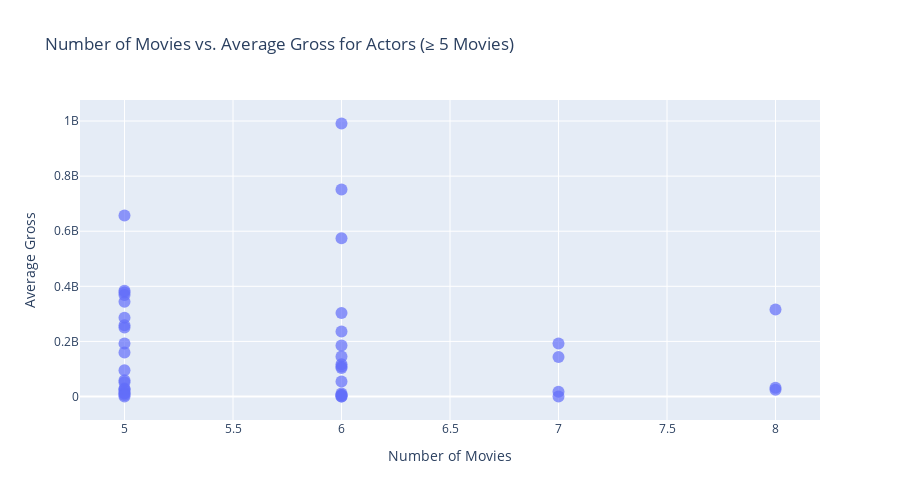

Source (notebook cell):
### Code cell
import plotly.express as px

actor_stats = movies.groupby('actor_1_name').agg(
    num_movies=('movie_title', 'count'),
    avg_gross=('gross', 'mean'),
    movie_titles=('movie_title', lambda x: ', '.join(x.dropna()))
).reset_index()


actor_stats_filtered = actor_stats[actor_stats['num_movies'] >= 5]

fig = px.scatter(
    actor_stats_filtered,
    x='num_movies',
    y='avg_gross',
    hover_name='actor_1_name',
    hover_data={'movie_titles': True},
    title='Number of Movies vs. Average Gross for Actors (≥ 5 Movies)',
    labels={'num_movies': 'Number of Movies', 'avg_gross': 'Average Gross', 'movie_titles': 'Movies'},
    opacity=0.7
)
fig.update_traces(marker=dict(size=12))
fig.update_layout(height=500)
fig.show()

### Figure 1 — Plotly figure (JSON) as saved in the notebook; plotly's stock layout.template omitted (floating-point values rounded to 4 significant figures)
{"data": [{"customdata": [["Megalopolis, 65, Ferrari, Marriage Story, The Report, The Man Who Killed Don Quixote, Paterson"], ["Shaitaan, Drishyam 2, Raid, Golmaal Again, Baadshaho"], ["Thunivu, Valimai, Vivegam, Yennai Arindhaal, Vedalam"], ["Bade Miyan Chote Miyan, Sooryavanshi, Housefull 4, Pad Man, Jolly LLB 2, Toilet: A Love Story, Airlift, Gabbar Is Back"], ["We Live in Time, Mainstream, Under the Silver Lake, Silence, 99 Homes"], ["Pk Saenchai Gym, Samart Payakaroon, Venice, the Menace!, Being a Comedian Joker in the Oldest Muaythai Gym ended in a Fight!, Mayan Trance to God's Immortality Being, Muaythai Legend Buakaw And No Marijuana High"], ["Luk Thep Tom 3, Thailand Most Viral Vlogger 2, Koh kood, Fairtex 'The Real Deal', Sityodtong Training Camp"], ["Hypnotic, The Way Back, Justice League, Batman v Superman: Dawn of Justice, The Accountant"], ["Magic Mike's Last Dance, Dog, Smallfoot, Logan Lucky, Jupiter Ascending, Magic Mike XXL"], ["Transformers One, Men in Black: International, 12 Strong, Thor: Ragnarok, In the Heart of the Sea, Blackhat"], ["The Super Mario Bros. Movie, Guardians of the Galaxy Vol. 3, Jurassic World Dominion, The Lego Movie 2: The Second Part, Guardians of the Galaxy Vol. 2, Jurassic World"], ["Madame Web, Fifty Shades Freed, Suspiria, Fifty Shades Darker, Fifty Shades of Grey"], ["The Killer's Game, Knock at the Cabin, Army of the Dead, My Spy, Stuber"], ["The Equalizer 3, The Little Things, The Equalizer 2, Roman J. Israel, Esq., The Magnificent Seven, Fences"], ["King of Kotha, Sita Ramam, Karwaan, Jomonte Suvisheshangal, CIA: Comrade In America, O Kadhal Kanmani"], ["Black Adam, DC League of Super-Pets, Red Notice, Jumanji: The Next Level, Rampage, Skyscraper, Baywatch, Central Intelligence"], ["A Quiet Place, Mary Poppins Returns, Animal Crackers, The Girl on the Train, Sicario"], ["Kinds of Kindness, Poor Things, Cruella, The Favourite, Battle of the Sexes"], ["Stealing Raden Saleh, Milea, The Earth of Mankind, Dilan 1991, Dilan 1990"], ["Ambulance, Life, Stronger, Demolition, Southpaw"], ["The Beekeeper, Expend4bles, Operation Fortune: Ruse de Guerre, Wrath of Man, The Meg, Mechanic: Resurrection, Wild Card"], ["Red Sparrow, mother!, Passengers, The Hunger Games: Mockingjay - Part 2, Joy"], ["Joker: Folie à Deux, Beau Is Afraid, C'mon C'mon, Joker, Don't Worry, He Won't Get Far on Foot, You Were Never Really Here, Irrational Man"], ["John Wick: Chapter 4, The Matrix Resurrections, Bill & Ted Face the Music, Replicas, Siberia, Knock Knock"], ["Retribution, Blacklight, The Marksman, Cold Pursuit, The Commuter, Run All Night"], ["Guntur Kaaram, Sarileru Neekevvaru, Maharshi, Bharat Ane Nenu, Brahmotsavam"], ["TRUE DARKNESS: DETECTIVES, TRUE DARKNESS: KEEP MOVING, Locked In, Lasting Impression, After Fire, Abscond, Salad Days"], ["Sing 2, The Beach Bum, White Boy Rick, Sing, Free State of Jones, Gold"], ["Barroz: Guardian of Treasures, Neru, Ittymaani: Made In China, 1971: Beyond Borders, Oppam, Loham"], ["May December, Annihilation, Vox Lux, Jackie, Jane Got a Gun, A Tale of Love and Darkness"], ["Dream Scenario, Willy's Wonderland, Pig, The Croods: A New Age, Primal, Mandy, Vengeance: A Love Story, USS Indianapolis: Men of Courage"], ["The Batman, The Lighthouse, High Life, Good Time, Life"], ["Deadpool & Wolverine, Pokémon Detective Pikachu, Once Upon a Deadpool, Criminal, Self/less"], ["SEAMUS. Now, Then and Before, Finger Lickin the SHOW - \"The Break In\" PART TWO, Finger Lickin the SHOW - \"The Break In\" PART ONE, Finger Lickin the SHOW - \"The Matrix\", Finger Lickin the SHOW - \"The Mission\", Finger Lickin the SHOW - \"The Hater\""], ["Jawan, Pathaan, Dunki, Jab Harry Met Sejal, Fan, Dilwale"], ["Me contro Te: Il film - Missione giungla, Me contro Te: Il film - Vacanze in Transilvania, Me, Myself & I: Lost in Time, It's me against you - The mystery of the spellbound school, Me Against You: Mr. S's Vendetta"], ["Dune: Part Two, A Complete Unknown, Wonka, Dune, A Rainy Day in New York"], ["Mission: Impossible - Dead Reckoning Part One, Top Gun: Maverick, American Made, The Mummy, Jack Reacher: Never Go Back, Mission: Impossible - Rogue Nation"], ["A Man Called Otto, Toy Story 4, Inferno, Sully, A Hologram for the King, Bridge of Spies"], ["Capone, Venom, Mad Max: Fury Road, Legend, Child 44"], ["Uncharted, Spider-Man: No Way Home, Chaos Walking, Onward, Spider-Man: Far From Home, Spider-Man: Homecoming"], ["Bloodshot, xXx: Return of Xander Cage, The Fate of the Furious, Furious 7, The Last Witch Hunter"], ["Bad Boys: Ride or Die, Bad Boys for Life, Spies in Disguise, Suicide Squad, Collateral Beauty"]], "hovertemplate": "<b>%{hovertext}</b><br><br>Number of Movies=%{x}<br>Average Gross=%{y}<br>Movies=%{customdata[0]}<extra></extra>", "hovertext": ["Adam Driver", "Ajay Devgn", "Ajith Kumar", "Akshay Kumar", "Andrew Garfield", "Austmon Lee Pao min", "Austmon Pao min lee", "Ben Affleck", "Channing Tatum", "Chris Hemsworth", "Chris Pratt", "Dakota Johnson", "Dave Bautista", "Denzel Washington", "Dulquer Salmaan", "Dwayne Johnson", "Emily Blunt", "Emma Stone", "Iqbaal Ramadhan", "Jake Gyllenhaal", "Jason Statham", "Jennifer Lawrence", "Joaquin Phoenix", "Keanu Reeves", "Liam Neeson", "Mahesh Babu", "Mason Mecartea", "Matthew McConaughey", "Mohanlal", "Natalie Portman", "Nicolas Cage", "Robert Pattinson", "Ryan Reynolds", "Seamus Gibney", "Shah Rukh Khan", "Sofia Scalia", "Timothée Chalamet", "Tom Cruise", "Tom Hanks", "Tom Hardy", "Tom Holland", "Vin Diesel", "Will Smith"], "legendgroup": "", "marker": {"color": "#636efa", "opacity": 0.7, "size": 12, "symbol": "circle"}, "mode": "markers", "name": "", "orientation": "v", "showlegend": false, "type": "scatter", "x": [7, 5, 5, 8, 5, 6, 5, 5, 6, 6, 6, 5, 5, 6, 6, 8, 5, 5, 5, 5, 7, 5, 7, 6, 6, 5, 7, 6, 6, 6, 8, 5, 5, 6, 6, 5, 5, 6, 6, 5, 6, 5, 5], "xaxis": "x", "y": [17360000.0, 26520000.0, 19960000.0, 24180000.0, 12910000.0, 235000.0, 238000.0, 344300000.0, 116900000.0, 236200000.0, 991100000.0, 286300000.0, 58790000.0, 108500000.0, 5798000.0, 315800000.0, 192200000.0, 95210000.0, 10700000.0, 51480000.0, 143800000.0, 250800000.0, 192000000.0, 103200000.0, 54260000.0, 28610000.0, 500.0, 185500000.0, 5016000.0, 11150000.0, 31750000.0, 159400000.0, 377100000.0, 34.17, 144900000.0, 5244000.0, 383700000.0, 574600000.0, 303000000.0, 258300000.0, 751600000.0, 656900000.0, 368100000.0], "yaxis": "y"}], "layout": {"height": 500, "legend": {"tracegroupgap": 0}, "title": {"text": "Number of Movies vs. Average Gross for Actors (≥ 5 Movies)"}, "xaxis": {"anchor": "y", "domain": [0, 1], "title": {"text": "Number of Movies"}}, "yaxis": {"anchor": "x", "domain": [0, 1], "title": {"text": "Average Gross"}}}}
